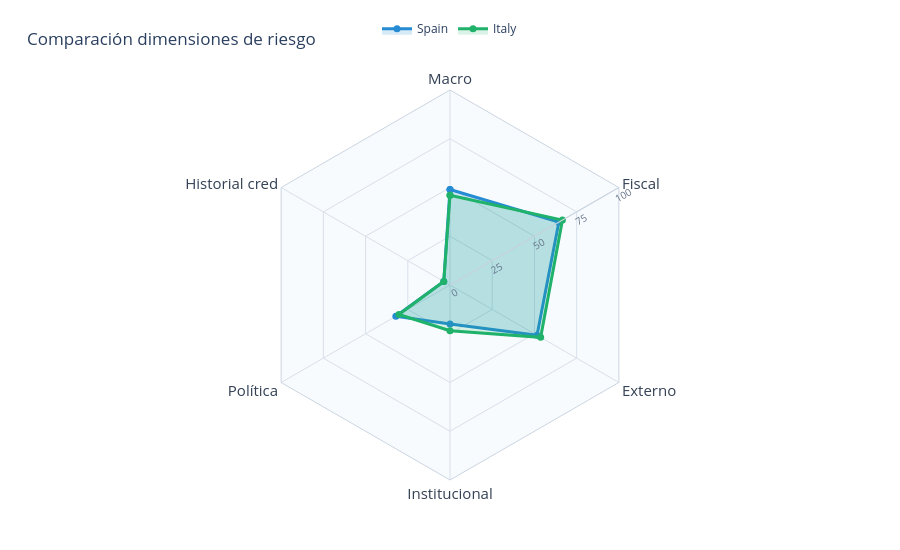

Notebook cell for this chart:
### Code cell
# probamos españa vs italia
fig = plot_risk_radar(
    risk_dimensions_2024,
    "ESP",
    "ITA"
)

fig.show()

### Figure 1 — Plotly figure (JSON) as saved in the notebook; plotly's stock layout.template omitted (floating-point values rounded to 4 significant figures)
{"data": [{"fill": "toself", "fillcolor": "rgba(37, 139, 210, 0.18)", "line": {"color": "#258BD2", "width": 3}, "marker": {"color": "#258BD2", "size": 7}, "name": "Spain", "r": [48.98, 64.46, 51.53, 20.01, 32.06, 3.687, 48.98], "theta": ["Macro", "Fiscal", "Externo", "Institucional", "Política", "Historial cred", "Macro"], "type": "scatterpolar"}, {"fill": "toself", "fillcolor": "rgba(32, 178, 107, 0.16)", "line": {"color": "#20B26B", "width": 3}, "marker": {"color": "#20B26B", "size": 7}, "name": "Italy", "r": [46.06, 66.58, 53.68, 23.42, 30.26, 3.687, 46.06], "theta": ["Macro", "Fiscal", "Externo", "Institucional", "Política", "Historial cred", "Macro"], "type": "scatterpolar"}], "layout": {"height": 550, "legend": {"orientation": "h", "x": 0.5, "xanchor": "center", "y": 1.12, "yanchor": "bottom"}, "margin": {"b": 70, "l": 90, "r": 90, "t": 90}, "paper_bgcolor": "white", "polar": {"angularaxis": {"direction": "clockwise", "gridcolor": "#D8E0EA", "linecolor": "#CBD5E1", "rotation": 90, "tickfont": {"color": "#334155", "size": 15}}, "bgcolor": "#F8FBFD", "gridshape": "linear", "radialaxis": {"angle": 15, "gridcolor": "#D8E0EA", "gridwidth": 1, "linecolor": "#CBD5E1", "range": [0, 100], "tickfont": {"color": "#64748B", "size": 10}, "tickvals": [0, 25, 50, 75, 100], "visible": true}}, "showlegend": true, "title": {"text": "Comparación dimensiones de riesgo", "x": 0.03}}}
